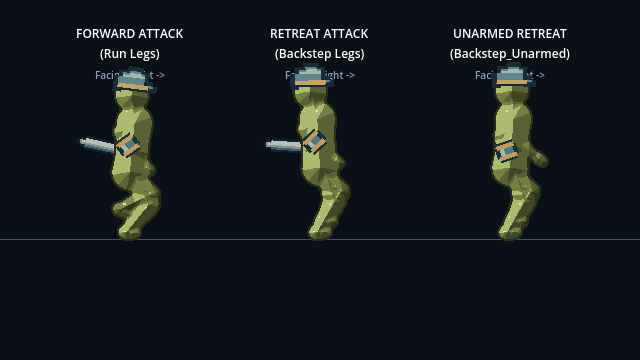
#> input picture contra-avalokita/artifacts/backstep_frames/002.png, 640 x 360 px; its folder holds only this picture in this run
$ python package_backstep_preview.py
#> lines starting #> are read from the running program, lines starting #| are printed output that depends on the picture
import os
from pathlib import Path
from PIL import Image

FRAME_DIR = Path('artifacts/backstep_frames')
DEST_DIR = Path(r'C:/Users/jisub/.gemini/antigravity/brain/d65f9082-4c10-457c-a279-0f587421acb6')

frames = sorted(FRAME_DIR.glob('*.png'))
if not frames:
    print('No frames found in', FRAME_DIR)
    exit(1)

images = [Image.open(f).convert('RGBA') for f in frames]
#> images = 1 item
images[0].save(
    DEST_DIR / 'backstep_attack.gif',
    save_all=True,
    append_images=images[1:],
    duration=33,
    loop=0
)
print('Saved', DEST_DIR / 'backstep_attack.gif')

# Keyframe strip: pick 6 frames
key_indices = [0, 8, 16, 24, 32, 40]
key_images = [images[min(i, len(images)-1)] for i in key_indices]
#> key_images = 6 items

w, h = key_images[0].size
#> w = 640; h = 360
# 2 rows x 3 columns
strip = Image.new('RGBA', (w * 3, h * 2), (24, 28, 38, 255))
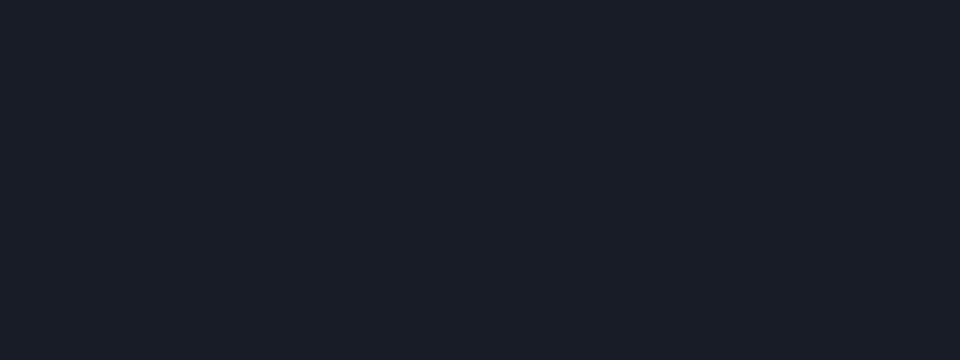
#> strip: PIL image 1920x720 RGBA (shown at 1/2 size); mean R, G, B, A 24, 28, 38, 255
for idx, img in enumerate(key_images):
    r = idx // 3
    c = idx % 3
    strip.paste(img, (c * w, r * h))
#> this loop made 6 passes
#> (r, c) on passes 1 to 6: (0, 0), (0, 1), (0, 2), (1, 0), (1, 1), (1, 2)
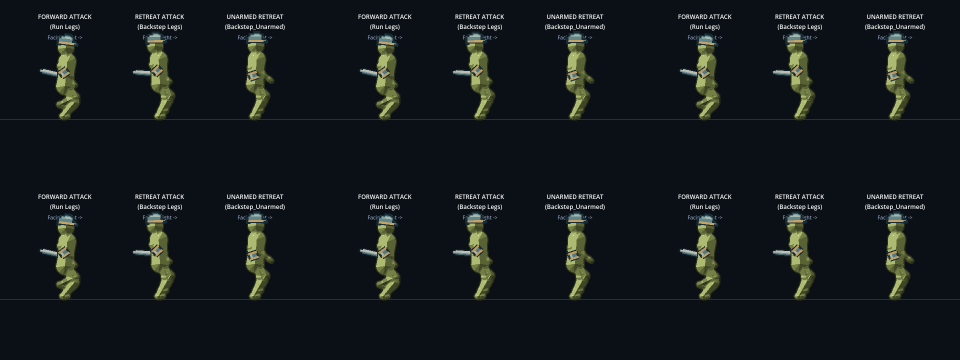
#> strip: PIL image 1920x720 RGBA (shown at 1/2 size); mean R, G, B, A 19.9, 26.3, 27.7, 255

strip.save(DEST_DIR / 'backstep_attack_comparison.png')
print('Saved', DEST_DIR / 'backstep_attack_comparison.png')
